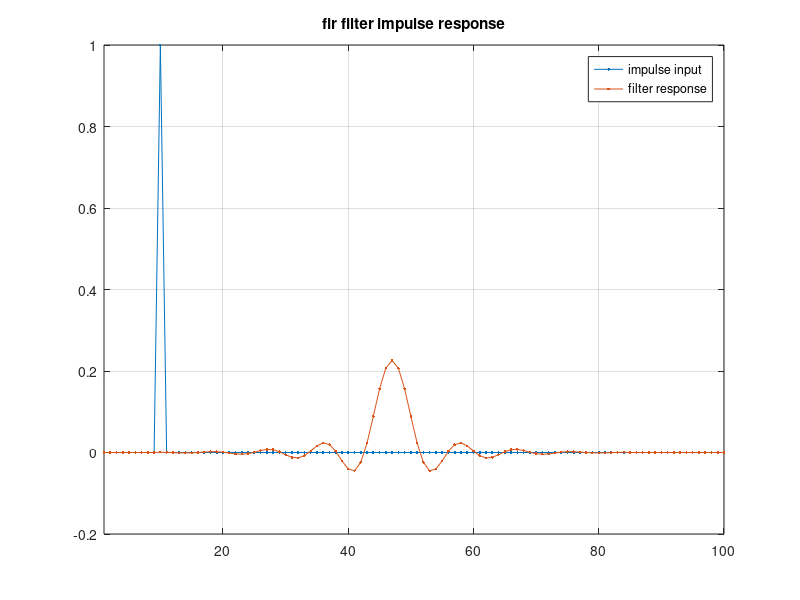

Write MATLAB code to recreate this figure.
function [] = learn_fir_filter_transient

sig_length = 100;
impulse = zeros(sig_length, 1);
impulse(10) = 1;

fs = 44.1e3;
max_freq_of_source_signal = 5e3;

% design low pass fir filter
filter_order = 74;
pass_freq = max_freq_of_source_signal;
filter_coeff = fir1(filter_order, pass_freq / fs * 2);

% low pass filtering
a = 1;
y = filter(filter_coeff, a, impulse);

figure;
title_text = 'fir filter impulse response';
plot_filter_impulse_response(impulse, y, fs, title_text)

end

%%
function [] = plot_filter_impulse_response(impulse, y, fs, title_text)

sample_length = length(y);

t = 1 : sample_length;
% t = 0 : sample_length - 1;
% t = (0 : sample_length - 1) / fs * 1e3;
plot(t, [impulse, y], '.-');
% plot(t, [real(y), imag(y)], '.-');

grid on;
xlim([t(1) t(end)]);
% xlabel('time in msec');
legend('impulse input', 'filter response');
title(title_text, 'Interpreter', 'none');

end
